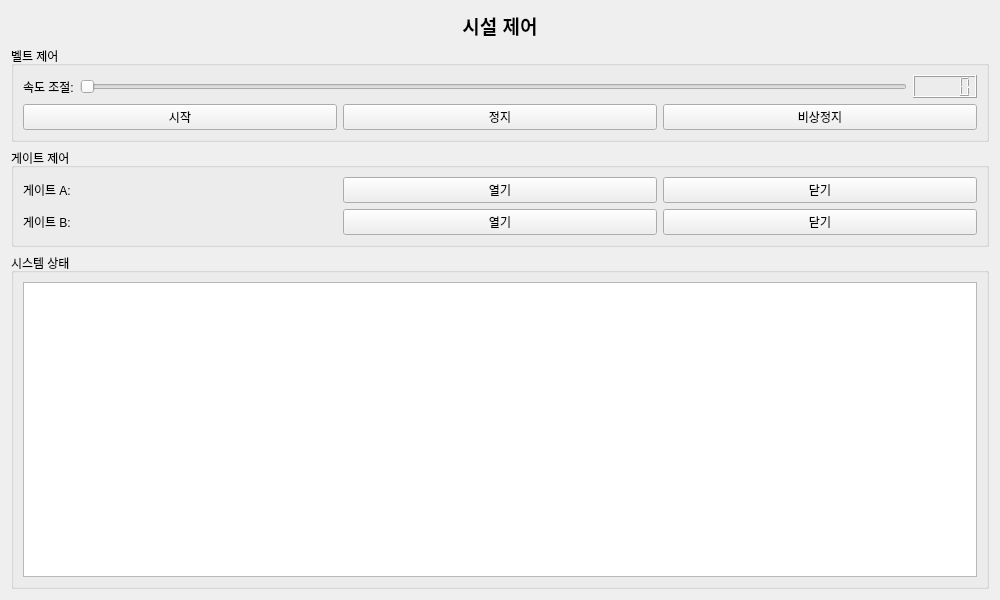
<?xml version="1.0" encoding="UTF-8"?>
<ui version="4.0">
 <class>Form</class>
 <widget class="QWidget" name="Form">
  <property name="geometry">
   <rect>
    <x>0</x>
    <y>0</y>
    <width>1000</width>
    <height>600</height>
   </rect>
  </property>
  <property name="windowTitle">
   <string>Facility Control</string>
  </property>
  <layout class="QVBoxLayout" name="verticalLayout">
   <item>
    <widget class="QLabel" name="label">
     <property name="font">
      <font>
       <pointsize>14</pointsize>
       <bold>true</bold>
      </font>
     </property>
     <property name="text">
      <string>시설 제어</string>
     </property>
     <property name="alignment">
      <set>Qt::AlignCenter</set>
     </property>
    </widget>
   </item>
   <item>
    <widget class="QGroupBox" name="groupBox_belt">
     <property name="title">
      <string>벨트 제어</string>
     </property>
     <layout class="QVBoxLayout" name="verticalLayout_2">
      <item>
       <layout class="QHBoxLayout" name="horizontalLayout">
        <item>
         <widget class="QLabel" name="label_belt_speed">
          <property name="text">
           <string>속도 조절:</string>
          </property>
         </widget>
        </item>
        <item>
         <widget class="QSlider" name="horizontalSlider_belt">
          <property name="orientation">
           <enum>Qt::Horizontal</enum>
          </property>
         </widget>
        </item>
        <item>
         <widget class="QLCDNumber" name="lcdNumber_belt"/>
        </item>
       </layout>
      </item>
      <item>
       <layout class="QHBoxLayout" name="horizontalLayout_2">
        <item>
         <widget class="QPushButton" name="pushButton_belt_start">
          <property name="text">
           <string>시작</string>
          </property>
         </widget>
        </item>
        <item>
         <widget class="QPushButton" name="pushButton_belt_stop">
          <property name="text">
           <string>정지</string>
          </property>
         </widget>
        </item>
        <item>
         <widget class="QPushButton" name="pushButton_belt_emergency">
          <property name="text">
           <string>비상정지</string>
          </property>
         </widget>
        </item>
       </layout>
      </item>
     </layout>
    </widget>
   </item>
   <item>
    <widget class="QGroupBox" name="groupBox_gate">
     <property name="title">
      <string>게이트 제어</string>
     </property>
     <layout class="QVBoxLayout" name="verticalLayout_3">
      <item>
       <layout class="QHBoxLayout" name="horizontalLayout_3">
        <item>
         <widget class="QLabel" name="label_2">
          <property name="text">
           <string>게이트 A:</string>
          </property>
         </widget>
        </item>
        <item>
         <widget class="QPushButton" name="pushButton_gate_a_open">
          <property name="text">
           <string>열기</string>
          </property>
         </widget>
        </item>
        <item>
         <widget class="QPushButton" name="pushButton_gate_a_close">
          <property name="text">
           <string>닫기</string>
          </property>
         </widget>
        </item>
       </layout>
      </item>
      <item>
       <layout class="QHBoxLayout" name="horizontalLayout_4">
        <item>
         <widget class="QLabel" name="label_3">
          <property name="text">
           <string>게이트 B:</string>
          </property>
         </widget>
        </item>
        <item>
         <widget class="QPushButton" name="pushButton_gate_b_open">
          <property name="text">
           <string>열기</string>
          </property>
         </widget>
        </item>
        <item>
         <widget class="QPushButton" name="pushButton_gate_b_close">
          <property name="text">
           <string>닫기</string>
          </property>
         </widget>
        </item>
       </layout>
      </item>
     </layout>
    </widget>
   </item>
   <item>
    <widget class="QGroupBox" name="groupBox_system">
     <property name="title">
      <string>시스템 상태</string>
     </property>
     <layout class="QVBoxLayout" name="verticalLayout_4">
      <item>
       <widget class="QTextEdit" name="textEdit_system_status"/>
      </item>
     </layout>
    </widget>
   </item>
  </layout>
 </widget>
 <resources/>
 <connections/>
</ui> 
